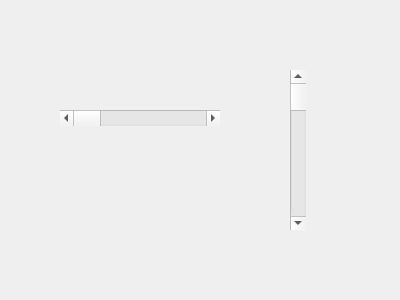
<?xml version="1.0" encoding="UTF-8"?>
<ui version="4.0">
 <class>Form</class>
 <widget class="QWidget" name="Form">
  <property name="geometry">
   <rect>
    <x>0</x>
    <y>0</y>
    <width>400</width>
    <height>300</height>
   </rect>
  </property>
  <property name="windowTitle">
   <string>Form</string>
  </property>
  <widget class="QScrollBar" name="verticalScrollBar">
   <property name="geometry">
    <rect>
     <x>290</x>
     <y>70</y>
     <width>16</width>
     <height>160</height>
    </rect>
   </property>
   <property name="orientation">
    <enum>Qt::Vertical</enum>
   </property>
  </widget>
  <widget class="QScrollBar" name="horizontalScrollBar">
   <property name="geometry">
    <rect>
     <x>60</x>
     <y>110</y>
     <width>160</width>
     <height>16</height>
    </rect>
   </property>
   <property name="orientation">
    <enum>Qt::Horizontal</enum>
   </property>
  </widget>
 </widget>
 <resources/>
 <connections/>
</ui>
